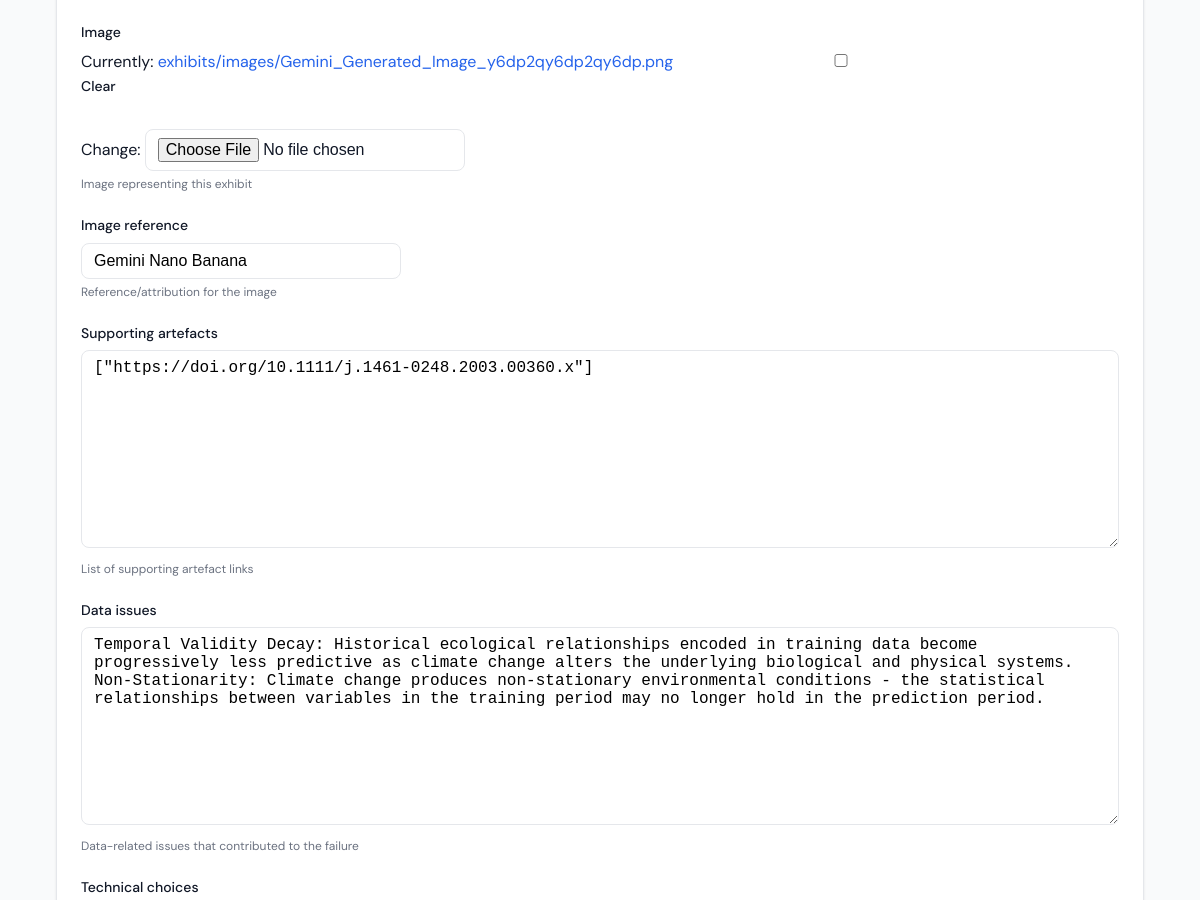
Page /exhibits/30/edit/ (signed in, middle part) on the earlier database version.
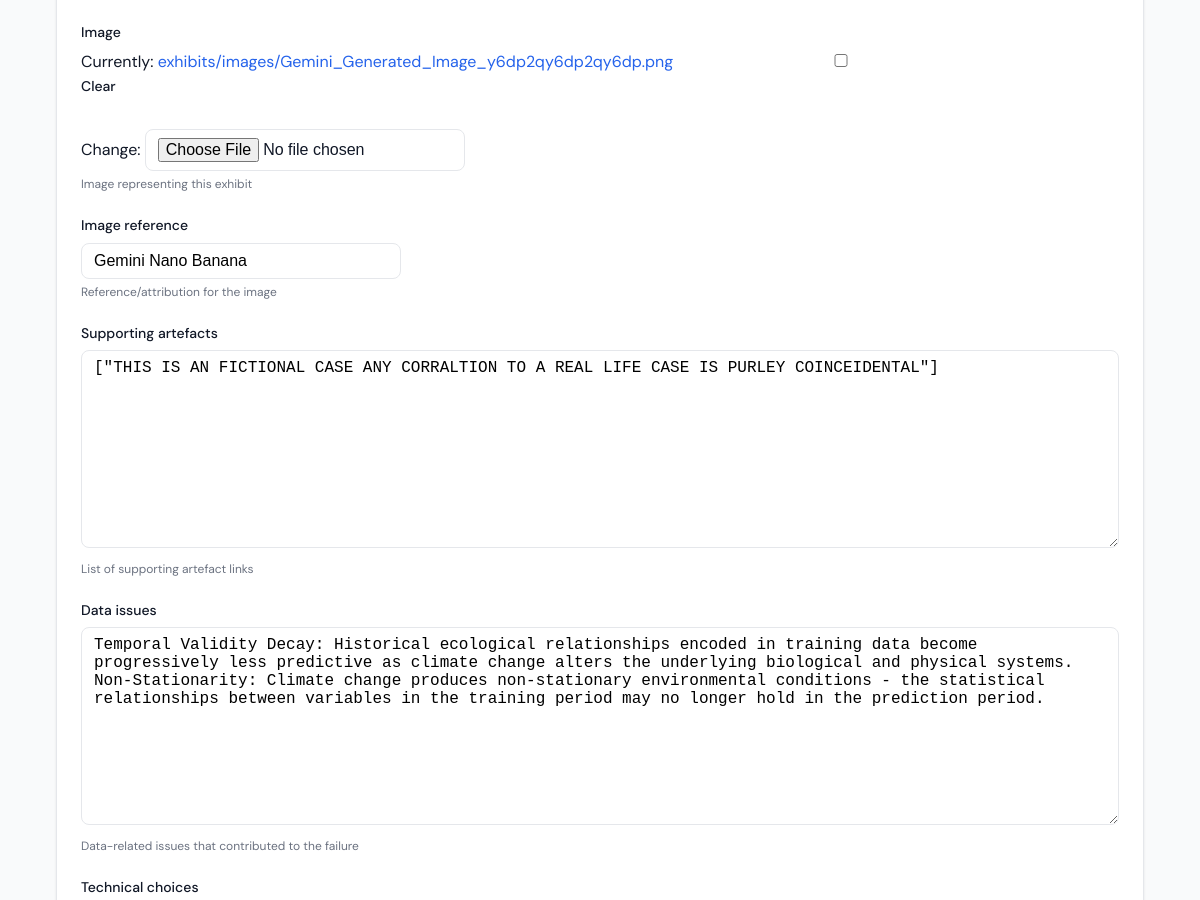
Same page on the later database version.
### exhibits/models.py (models this page shows, shortened)
class Exhibit(models.Model):
    title = models.CharField(max_length=200, unique=True)
    domain = models.CharField(max_length=100)
    deployment_context = models.TextField()
    intended_use = models.TextField()
    system_type = models.CharField(max_length=100)
    inputs_and_assumptions = models.TextField()
    outputs_presented = models.TextField()
    failure_description = models.TextField()
    detection_method = models.TextField()
    affected_parties = models.TextField()
    contributing_factors = models.TextField()
    lessons_learned = models.TextField()
    image = models.ImageField(upload_to='exhibits/images/', blank=True, null=True, help_text="Image representing this exhibit")
    image_reference = models.CharField(max_length=200, blank=True, null=True, help_text="Reference/attribution for the image")
    supporting_artefacts = models.JSONField(default=list, blank=True, help_text="List of supporting artefact links")
    data_issues = models.TextField(blank=True, help_text="Data-related issues that contributed to the failure")
    technical_choices = models.TextField(blank=True, help_text="Technical choices that contributed to the failure")
    organizational_factors = models.TextField(blank=True, help_text="Organizational and governance factors")
    timeline = models.TextField(blank=True, help_text="Timeline of failure and aftermath")
    created_at = models.DateTimeField(auto_now_add=True)

### exhibits/views.py (the view)
# urls.py: path("<int:pk>/edit/", views.exhibit_edit, name="edit"),
@curator_required
def exhibit_edit(request, pk):
    exhibit = get_object_or_404(Exhibit, pk=pk)
    if request.method == "POST":
        form = ExhibitForm(request.POST, request.FILES, instance=exhibit)
        if form.is_valid():
            form.save()
            messages.success(request, f"Exhibit '{exhibit.title}' updated.")
            return redirect("exhibits:detail", pk=exhibit.pk)
    else:
        form = ExhibitForm(instance=exhibit)
    return render(request, "exhibits/exhibit_form.html", {"form": form, "exhibit": exhibit, "is_edit": True})

### exhibits/forms.py
class ExhibitForm(forms.ModelForm):
    class Meta:
        model = Exhibit
        fields = [
            "title", "domain", "deployment_context", "intended_use",
            "system_type", "inputs_and_assumptions", "outputs_presented",
            "failure_description", "detection_method", "affected_parties",
            "contributing_factors", "lessons_learned",
            "image", "image_reference",
            "supporting_artefacts", "data_issues", "technical_choices",
            "organizational_factors", "timeline",
        ]

### exhibits/context_processors.py (called while the page is built)
def user_profile(request):
    if request.user.is_authenticated:
        from .models import UserProfile
        profile, _ = UserProfile.objects.get_or_create(user=request.user, defaults={"access_level": "user"})
        return {"user_profile": profile}
    return {"user_profile": None}

### exhibits/models.py (called while the page is built)
    @property
    def is_curator(self):
        return self.access_level in ("admin", "curator")

### exhibits/templates/exhibits/exhibit_form.html (shortened to what this page needs)
{% extends "exhibits/base.html" %}
{% load static %}
{% block content %}
<div class="wrap">
    <div class="panel">
        <form method="post" enctype="multipart/form-data">
            {% for field in form %}
            <div class="form-group">
                <label for="{{ field.id_for_label }}">{{ field.label }}</label>
                {{ field }}
                {% if field.help_text %}<p class="helptext">{{ field.help_text }}</p>{% endif %}
            </div>
            {% endfor %}
        </form>
    </div>
</div>
{% endblock %}

Differences in the rows shown:
changed Exhibit "Gemini Nano Banana": supporting_artefacts "[\"https://doi.org/10.1111/j.1461-0248.2003.00360.x\"]" → "[\"THIS IS AN FICTIONAL CASE ANY CORRALTION TO A REAL LIFE CASE IS PURLEY COINCEIDENTAL\"]"
